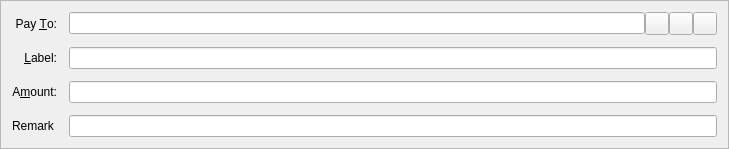
<?xml version="1.0" encoding="UTF-8"?>
<ui version="4.0">
 <class>SendCoinsEntry</class>
 <widget class="QFrame" name="SendCoinsEntry">
  <property name="geometry">
   <rect>
    <x>0</x>
    <y>0</y>
    <width>729</width>
    <height>140</height>
   </rect>
  </property>
  <property name="windowTitle">
   <string>Form</string>
  </property>
  <property name="frameShape">
   <enum>QFrame::StyledPanel</enum>
  </property>
  <property name="frameShadow">
   <enum>QFrame::Sunken</enum>
  </property>
  <layout class="QGridLayout" name="gridLayout">
   <property name="spacing">
    <number>12</number>
   </property>
   <item row="5" column="1">
    <widget class="BitcoinAmountField" name="payAmount"/>
   </item>
   <item row="3" column="0">
    <widget class="QLabel" name="label_2">
     <property name="text">
      <string>Pay &amp;To:</string>
     </property>
     <property name="alignment">
      <set>Qt::AlignRight|Qt::AlignTrailing|Qt::AlignVCenter</set>
     </property>
     <property name="buddy">
      <cstring>payTo</cstring>
     </property>
    </widget>
   </item>
   <item row="5" column="0">
    <widget class="QLabel" name="label">
     <property name="text">
      <string>A&amp;mount:</string>
     </property>
     <property name="alignment">
      <set>Qt::AlignRight|Qt::AlignTrailing|Qt::AlignVCenter</set>
     </property>
     <property name="buddy">
      <cstring>payAmount</cstring>
     </property>
    </widget>
   </item>
   <item row="4" column="0">
    <widget class="QLabel" name="label_4">
     <property name="text">
      <string>&amp;Label:</string>
     </property>
     <property name="alignment">
      <set>Qt::AlignRight|Qt::AlignTrailing|Qt::AlignVCenter</set>
     </property>
     <property name="buddy">
      <cstring>addAsLabel</cstring>
     </property>
    </widget>
   </item>
   <item row="3" column="1">
    <layout class="QHBoxLayout" name="payToLayout">
     <property name="spacing">
      <number>0</number>
     </property>
     <item>
      <widget class="QValidatedLineEdit" name="payTo">
       <property name="toolTip">
        <string>The address to send the payment to (e.g. PS2s6xGvu731ipSKTM3THGdNZCwgirxqK6)</string>
       </property>
       <property name="maxLength">
        <number>34</number>
       </property>
      </widget>
     </item>
     <item>
      <widget class="QToolButton" name="addressBookButton">
       <property name="toolTip">
        <string>Choose address from address book</string>
       </property>
       <property name="text">
        <string/>
       </property>
       <property name="icon">
        <iconset>
         <normaloff>:/icons/address-book-pay</normaloff>:/icons/address-book-pay</iconset>
       </property>
       <property name="shortcut">
        <string>Alt+A</string>
       </property>
      </widget>
     </item>
     <item>
      <widget class="QToolButton" name="pasteButton">
       <property name="toolTip">
        <string>Paste address from clipboard</string>
       </property>
       <property name="text">
        <string/>
       </property>
       <property name="icon">
        <iconset>
         <normaloff>:/icons/editpaste</normaloff>:/icons/editpaste</iconset>
       </property>
       <property name="shortcut">
        <string>Alt+P</string>
       </property>
      </widget>
     </item>
     <item>
      <widget class="QToolButton" name="deleteButton">
       <property name="toolTip">
        <string>Remove this recipient</string>
       </property>
       <property name="text">
        <string/>
       </property>
       <property name="icon">
        <iconset>
         <normaloff>:/icons/remove</normaloff>:/icons/remove</iconset>
       </property>
      </widget>
     </item>
    </layout>
   </item>
   <item row="4" column="1">
    <widget class="QValidatedLineEdit" name="addAsLabel">
     <property name="toolTip">
      <string>Enter a label for this address to add it to your address book</string>
     </property>
    </widget>
   </item>
   <item row="6" column="0">
    <widget class="QLabel" name="label_3">
     <property name="text">
      <string>Remark</string>
     </property>
    </widget>
   </item>
   <item row="6" column="1">
    <widget class="QValidatedLineEdit" name="payInfo">
     <property name="toolTip">
      <string>Insert additional information into your transaction</string>
     </property>
    </widget>
   </item>
  </layout>
 </widget>
 <customwidgets>
  <customwidget>
   <class>QValidatedLineEdit</class>
   <extends>QLineEdit</extends>
   <header>qvalidatedlineedit.h</header>
  </customwidget>
  <customwidget>
   <class>BitcoinAmountField</class>
   <extends>QLineEdit</extends>
   <header>bitcoinamountfield.h</header>
   <container>1</container>
  </customwidget>
 </customwidgets>
 <resources>
  <include location="../bitcoin.qrc"/>
 </resources>
 <connections/>
</ui>
